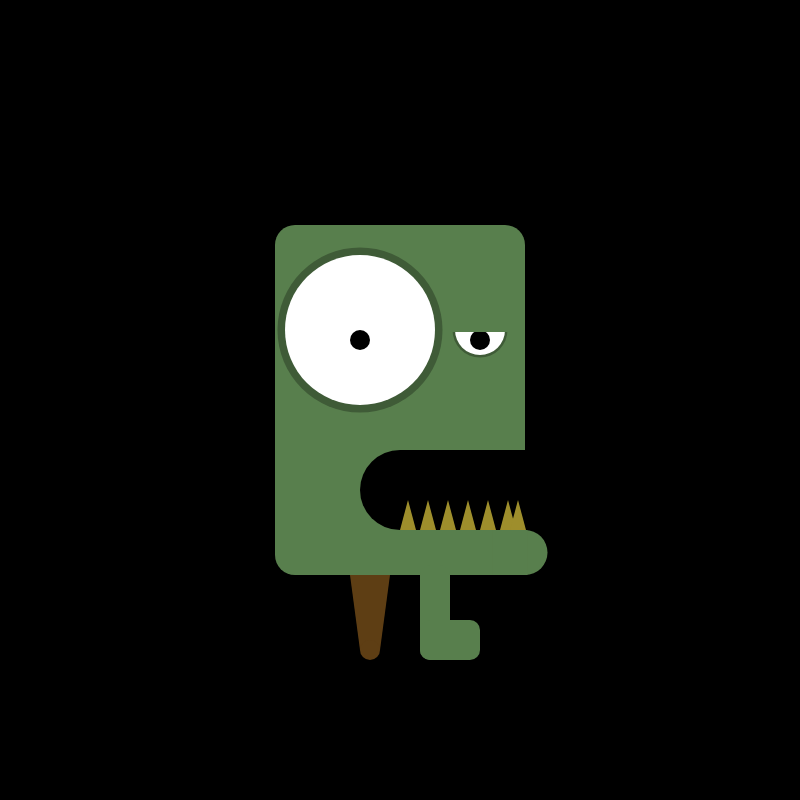
Frame 1 (no input)
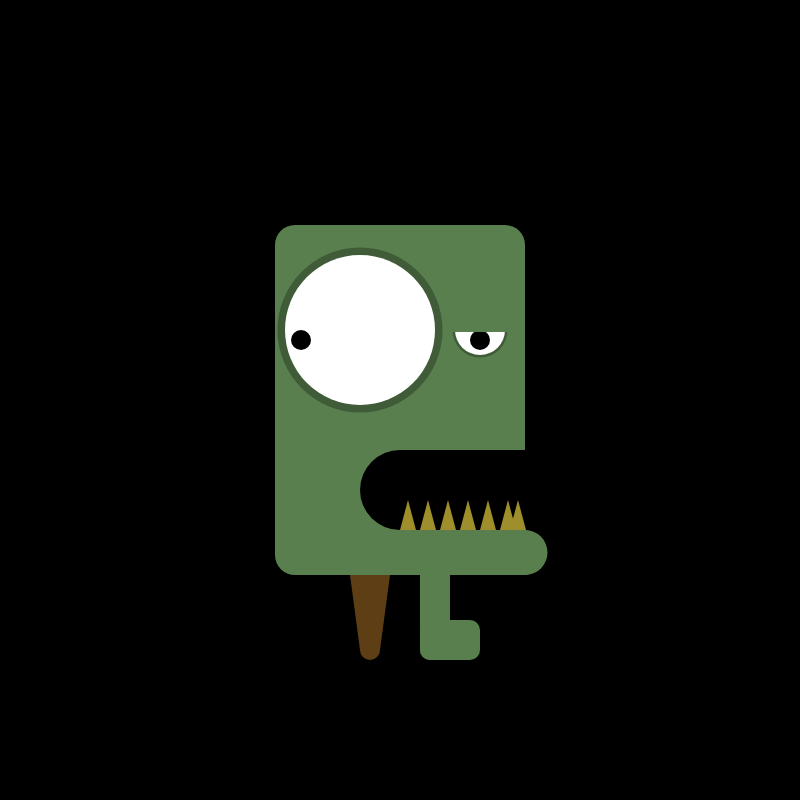
Frame 60 (no input)
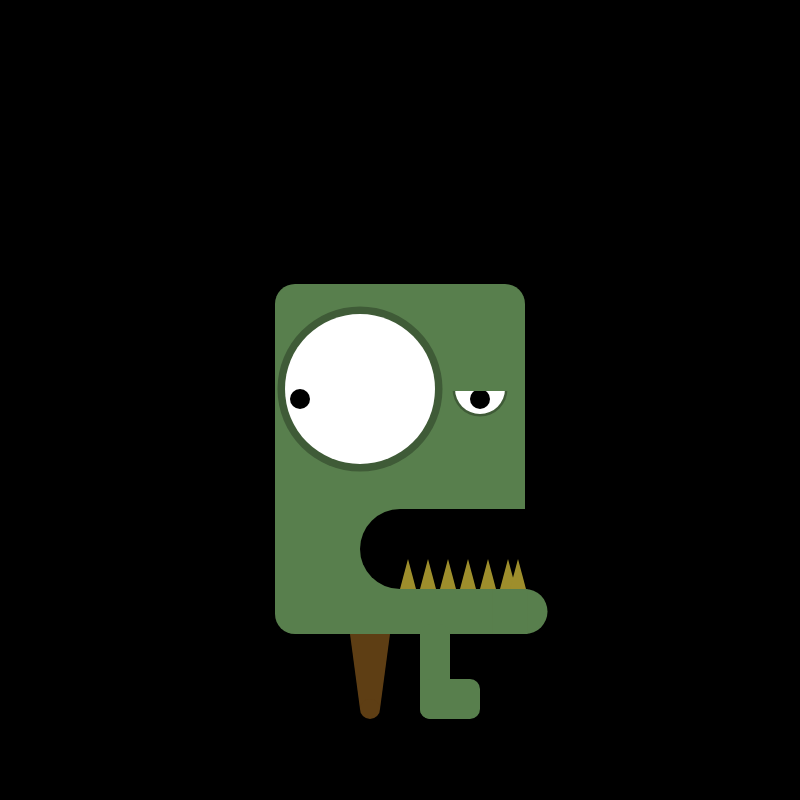
Frame 120 (the mouse pressed at the canvas centre since frame 60)

The p5.js sketch that drew these frames (run headless with seeded random() and noise() and a simulated clock; from frame 60 on, the mouse is pressed at the canvas centre):

// p5.js sketch
// ── sketch.js
/*
Created by: Josh Baker
Last Edited: 2/4/17
Description: Homework. Program that will animate a monster, and switch between two animation sets.
*/


// variables -----------------------------------------------------------
var toothX = 400
var page = 0
var eyeDirection = 0
var jumpValue = 0
var jumpDirection = 1

function setup() {
  createCanvas(800, 800); // sets canvas dimensions (in pixels)
  background(0); // sets background color (to black)
  noStroke(); // disables stroke
}

function draw() {
  background(0); // sets a black background for each frame
  monster(); // draws the monster
  // call your monster function
  if (page == 0) {  // if mouseX coordinate is less than 375, the eye moves to the left, if it's more than 375, it moves to the right
      if (mouseX >= 375){
        eyeDirection = min(eyeDirection + 1, 60);
      } else {
        eyeDirection = max(eyeDirection - 1, -60);
      }
  } else { // if page !0 then switches to jump animation
      jumpValue = jumpValue + jumpDirection;
      
      if (jumpValue == 100 || jumpValue == -100) {
        jumpDirection = jumpDirection * -1;
      }
  }

}

// changes between animations ------------------------------
function mousePressed() {
  page = 1 - page;
}

// function that contains the code which defines my monster
function monster() {
  
  // monster body ------------------------------------------
  fill(88, 127, 77);
  rectMode(CENTER);
  rect(400, jumpValue + 400, 250, 350, 20);
  ellipse(525, jumpValue + 552.5, 45, 45);
  rect(510, jumpValue + 552.5, 35, 45);
  
  // monster mouth -----------------------------------------
  fill(0);
  rectMode(CORNER);
  rect(400, jumpValue + 450, 125, 80);
  ellipse(400, jumpValue + 490, 80, 80);
  
  // eyes --------------------------------------------------
  fill(63, 91, 55);
  ellipse(360, jumpValue + 330, 165, 165);
  ellipse(480, jumpValue + 330, 55, 55);
  fill(255);
  ellipse(360, jumpValue + 330, 150, 150); // big eye
  ellipse(480, jumpValue + 330, 50, 50); // small eye
  
  // monster legs -------------------------------------------
   // peg leg -----------------------------------------------
  fill(94, 62, 20);
  quad(350, jumpValue + 575, 390, jumpValue + 575, 380, jumpValue + 650, 360, jumpValue + 650);
  ellipse(370, jumpValue + 650, 20, 20);
  
  // normal leg ---------------------------------------------
  fill(88, 127, 77);
  rect(420, jumpValue + 565, 30, 95, 10);
  rect(420, jumpValue + 620, 60, 40, 10);

  pupils();
  sharpteeth();
  
  // eye lid ----------------------------------------------
  fill(88, 127, 77);
  rect(450, jumpValue + 300, 60, 32);
}

// draws pupils --------------------------------------------
function pupils() {
  pupil(eyeDirection + 360);
  pupil(480);
}

// defines one pupil ---------------------------------------
function pupil(eyeDirection) {
  fill(0);
  ellipse(eyeDirection, jumpValue + 340, 20, 20);
}

// sharp yellow monster teeth ------------------------------
function sharpteeth() { // draws several sharp yellow monster teeth
  sharptooth(toothX);
  sharptooth(toothX + 20);
  sharptooth(toothX + 40);
  sharptooth(toothX + 60);
  sharptooth(toothX + 80);
  sharptooth(toothX + 100);
  sharptooth(toothX + 110);
}

// one sharp yellow monster tooth ---------------------------
function sharptooth(toothX) { // draws one small sharp yellow monster tooth
  fill(158, 142, 44);
  triangle(toothX, jumpValue + 530, toothX + 16, jumpValue + 530, toothX + 8, jumpValue + 500);
}
